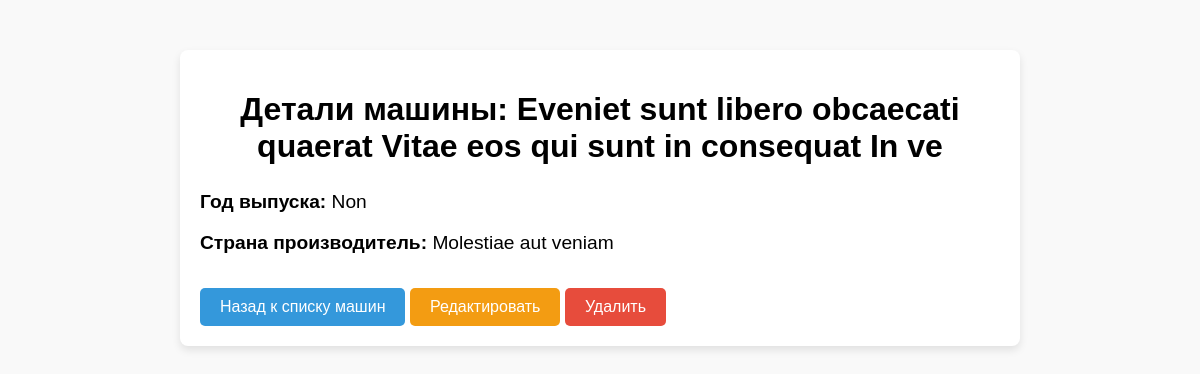
/1/, run on the app's committed database.
### Car/models.py (models this page shows, shortened)
class Car(models.Model):
    name = models.TextField('Название', max_length=40)
    model_name = models.TextField('Наименование модели', max_length=40)
    year = models.TextField('Год выпуска', max_length=4)
    country = models.TextField('Страна производитель', max_length=20)

### Car/views.py (the view)
# urls.py: path('<int:pk>/', views.car_detail, name='car_detail'),
def car_detail(request,pk):
    car = get_object_or_404(Car, pk=pk)
    return render(request, 'Car/car_detail.html', {'car':car})

### Car/templates/Car/car_detail.html (shortened to what this page needs)
<!DOCTYPE html>
<html lang="ru">
<head>
</head>
<body>
    <div class="container">
        <h1>Детали машины: {{ car.name }} {{ car.model_name }}</h1>
        <div class="car-details">
            <span><strong>Год выпуска:</strong> {{ car.year }}</span>
            <span><strong>Страна производитель:</strong> {{ car.country }}</span>
        </div>
        <a href="{% url 'car_list' %}" class="back-btn">Назад к списку машин</a>
        <a href="{% url 'car_update' pk=car.pk %}" class="edit-btn">Редактировать</a>
        <a href="{% url 'car_delete' pk=car.pk %}" class="delete-btn">Удалить</a>
    </div>
</body>
</html>

### Car/templates/Car/car_detail.html (style rules this page uses)
body { font-family: Arial, sans-serif; background-color: #f9f9f9; margin: 0; padding: 0; }
.container { max-width: 800px; margin: 50px auto; padding: 20px; background-color: white; border-radius: 8px; box-shadow: 0 4px 8px rgba(0, 0, 0, 0.1); }
h1 { font-size: 2rem; text-align: center; }
.car-details { font-size: 1.2rem; line-height: 1.6; }
.car-details span { display: block; margin-bottom: 10px; }
.back-btn, .edit-btn, .delete-btn { display: inline-block; padding: 10px 20px; text-decoration: none; border-radius: 5px; text-align: center; margin-top: 20px; }
.back-btn { background-color: #3498db; color: white; }
.edit-btn { background-color: #f39c12; color: white; }
.delete-btn { background-color: #e74c3c; color: white; }

### data on the page
Car: name "Eveniet sunt libero obcaecati quaerat", model_name "Vitae eos qui sunt in consequat In ve", year "Non", country "Molestiae aut veniam"
